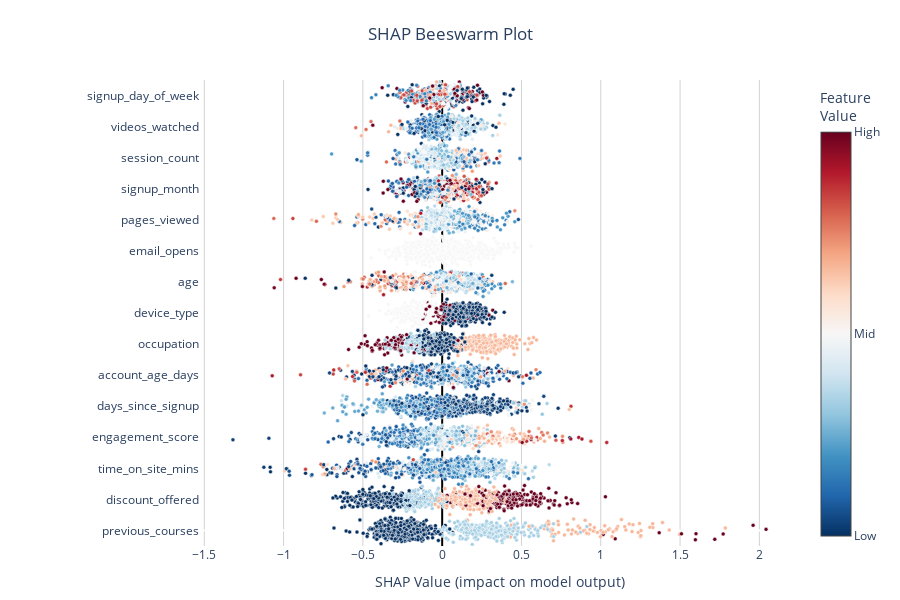

The notebook cell saved with this chart:
### Markdown cell above
---
## 2. Beeswarm Plot

**What it shows:** Distribution of SHAP values for each feature
- Color shows feature value (red=high, blue=low)
- Spread shows impact variability

**vs Native SHAP:** Similar, but ours is interactive Plotly

### Code cell
fig = interp.plot_beeswarm(top_n=15)
fig.show()

### Figure 1 — Plotly figure (JSON) as saved in the notebook; plotly's stock layout.template omitted (floating-point values rounded to 4 significant figures; data arrays with more than 128 entries replaced by an {"elided": "..."} marker saying what was removed)
{"data": [{"customdata": {"elided": "1000 int values"}, "hovertemplate": "<b>previous_courses</b><br>SHAP: %{x:.4f}<br>Value: %{customdata:.2f}<extra></extra>", "marker": {"color": {"elided": "1000 float values"}, "colorbar": {"ticktext": ["Low", "Mid", "High"], "tickvals": [0, 0.5, 1], "title": {"text": "Feature<br>Value"}}, "colorscale": [[0.0, "rgb(5,48,97)"], [0.1, "rgb(33,102,172)"], [0.2, "rgb(67,147,195)"], [0.3, "rgb(146,197,222)"], [0.4, "rgb(209,229,240)"], [0.5, "rgb(247,247,247)"], [0.6, "rgb(253,219,199)"], [0.7, "rgb(244,165,130)"], [0.8, "rgb(214,96,77)"], [0.9, "rgb(178,24,43)"], [1.0, "rgb(103,0,31)"]], "line": {"color": "white", "width": 0.5}, "showscale": true, "size": 4}, "mode": "markers", "name": "previous_courses", "showlegend": false, "type": "scatter", "x": {"elided": "1000 float values"}, "y": {"elided": "1000 float values"}}, {"customdata": {"elided": "1000 int values"}, "hovertemplate": "<b>discount_offered</b><br>SHAP: %{x:.4f}<br>Value: %{customdata:.2f}<extra></extra>", "marker": {"color": {"elided": "1000 float values"}, "colorbar": {"ticktext": ["Low", "Mid", "High"], "tickvals": [0, 0.5, 1], "title": {"text": "Feature<br>Value"}}, "colorscale": [[0.0, "rgb(5,48,97)"], [0.1, "rgb(33,102,172)"], [0.2, "rgb(67,147,195)"], [0.3, "rgb(146,197,222)"], [0.4, "rgb(209,229,240)"], [0.5, "rgb(247,247,247)"], [0.6, "rgb(253,219,199)"], [0.7, "rgb(244,165,130)"], [0.8, "rgb(214,96,77)"], [0.9, "rgb(178,24,43)"], [1.0, "rgb(103,0,31)"]], "line": {"color": "white", "width": 0.5}, "showscale": false, "size": 4}, "mode": "markers", "name": "discount_offered", "showlegend": false, "type": "scatter", "x": {"elided": "1000 float values"}, "y": {"elided": "1000 float values"}}, {"customdata": {"elided": "1000 float values"}, "hovertemplate": "<b>time_on_site_mins</b><br>SHAP: %{x:.4f}<br>Value: %{customdata:.2f}<extra></extra>", "marker": {"color": {"elided": "1000 float values"}, "colorbar": {"ticktext": ["Low", "Mid", "High"], "tickvals": [0, 0.5, 1], "title": {"text": "Feature<br>Value"}}, "colorscale": [[0.0, "rgb(5,48,97)"], [0.1, "rgb(33,102,172)"], [0.2, "rgb(67,147,195)"], [0.3, "rgb(146,197,222)"], [0.4, "rgb(209,229,240)"], [0.5, "rgb(247,247,247)"], [0.6, "rgb(253,219,199)"], [0.7, "rgb(244,165,130)"], [0.8, "rgb(214,96,77)"], [0.9, "rgb(178,24,43)"], [1.0, "rgb(103,0,31)"]], "line": {"color": "white", "width": 0.5}, "showscale": false, "size": 4}, "mode": "markers", "name": "time_on_site_mins", "showlegend": false, "type": "scatter", "x": {"elided": "1000 float values"}, "y": {"elided": "1000 float values"}}, {"customdata": {"elided": "1000 float values"}, "hovertemplate": "<b>engagement_score</b><br>SHAP: %{x:.4f}<br>Value: %{customdata:.2f}<extra></extra>", "marker": {"color": {"elided": "1000 float values"}, "colorbar": {"ticktext": ["Low", "Mid", "High"], "tickvals": [0, 0.5, 1], "title": {"text": "Feature<br>Value"}}, "colorscale": [[0.0, "rgb(5,48,97)"], [0.1, "rgb(33,102,172)"], [0.2, "rgb(67,147,195)"], [0.3, "rgb(146,197,222)"], [0.4, "rgb(209,229,240)"], [0.5, "rgb(247,247,247)"], [0.6, "rgb(253,219,199)"], [0.7, "rgb(244,165,130)"], [0.8, "rgb(214,96,77)"], [0.9, "rgb(178,24,43)"], [1.0, "rgb(103,0,31)"]], "line": {"color": "white", "width": 0.5}, "showscale": false, "size": 4}, "mode": "markers", "name": "engagement_score", "showlegend": false, "type": "scatter", "x": {"elided": "1000 float values"}, "y": {"elided": "1000 float values"}}, {"customdata": {"elided": "1000 int values"}, "hovertemplate": "<b>days_since_signup</b><br>SHAP: %{x:.4f}<br>Value: %{customdata:.2f}<extra></extra>", "marker": {"color": {"elided": "1000 float values"}, "colorbar": {"ticktext": ["Low", "Mid", "High"], "tickvals": [0, 0.5, 1], "title": {"text": "Feature<br>Value"}}, "colorscale": [[0.0, "rgb(5,48,97)"], [0.1, "rgb(33,102,172)"], [0.2, "rgb(67,147,195)"], [0.3, "rgb(146,197,222)"], [0.4, "rgb(209,229,240)"], [0.5, "rgb(247,247,247)"], [0.6, "rgb(253,219,199)"], [0.7, "rgb(244,165,130)"], [0.8, "rgb(214,96,77)"], [0.9, "rgb(178,24,43)"], [1.0, "rgb(103,0,31)"]], "line": {"color": "white", "width": 0.5}, "showscale": false, "size": 4}, "mode": "markers", "name": "days_since_signup", "showlegend": false, "type": "scatter", "x": {"elided": "1000 float values"}, "y": {"elided": "1000 float values"}}, {"customdata": {"elided": "1000 int values"}, "hovertemplate": "<b>account_age_days</b><br>SHAP: %{x:.4f}<br>Value: %{customdata:.2f}<extra></extra>", "marker": {"color": {"elided": "1000 float values"}, "colorbar": {"ticktext": ["Low", "Mid", "High"], "tickvals": [0, 0.5, 1], "title": {"text": "Feature<br>Value"}}, "colorscale": [[0.0, "rgb(5,48,97)"], [0.1, "rgb(33,102,172)"], [0.2, "rgb(67,147,195)"], [0.3, "rgb(146,197,222)"], [0.4, "rgb(209,229,240)"], [0.5, "rgb(247,247,247)"], [0.6, "rgb(253,219,199)"], [0.7, "rgb(244,165,130)"], [0.8, "rgb(214,96,77)"], [0.9, "rgb(178,24,43)"], [1.0, "rgb(103,0,31)"]], "line": {"color": "white", "width": 0.5}, "showscale": false, "size": 4}, "mode": "markers", "name": "account_age_days", "showlegend": false, "type": "scatter", "x": {"elided": "1000 float values"}, "y": {"elided": "1000 float values"}}, {"customdata": {"elided": "1000 int values"}, "hovertemplate": "<b>occupation</b><br>SHAP: %{x:.4f}<br>Value: %{customdata:.2f}<extra></extra>", "marker": {"color": {"elided": "1000 float values"}, "colorbar": {"ticktext": ["Low", "Mid", "High"], "tickvals": [0, 0.5, 1], "title": {"text": "Feature<br>Value"}}, "colorscale": [[0.0, "rgb(5,48,97)"], [0.1, "rgb(33,102,172)"], [0.2, "rgb(67,147,195)"], [0.3, "rgb(146,197,222)"], [0.4, "rgb(209,229,240)"], [0.5, "rgb(247,247,247)"], [0.6, "rgb(253,219,199)"], [0.7, "rgb(244,165,130)"], [0.8, "rgb(214,96,77)"], [0.9, "rgb(178,24,43)"], [1.0, "rgb(103,0,31)"]], "line": {"color": "white", "width": 0.5}, "showscale": false, "size": 4}, "mode": "markers", "name": "occupation", "showlegend": false, "type": "scatter", "x": {"elided": "1000 float values"}, "y": {"elided": "1000 float values"}}, {"customdata": {"elided": "1000 int values"}, "hovertemplate": "<b>device_type</b><br>SHAP: %{x:.4f}<br>Value: %{customdata:.2f}<extra></extra>", "marker": {"color": {"elided": "1000 float values"}, "colorbar": {"ticktext": ["Low", "Mid", "High"], "tickvals": [0, 0.5, 1], "title": {"text": "Feature<br>Value"}}, "colorscale": [[0.0, "rgb(5,48,97)"], [0.1, "rgb(33,102,172)"], [0.2, "rgb(67,147,195)"], [0.3, "rgb(146,197,222)"], [0.4, "rgb(209,229,240)"], [0.5, "rgb(247,247,247)"], [0.6, "rgb(253,219,199)"], [0.7, "rgb(244,165,130)"], [0.8, "rgb(214,96,77)"], [0.9, "rgb(178,24,43)"], [1.0, "rgb(103,0,31)"]], "line": {"color": "white", "width": 0.5}, "showscale": false, "size": 4}, "mode": "markers", "name": "device_type", "showlegend": false, "type": "scatter", "x": {"elided": "1000 float values"}, "y": {"elided": "1000 float values"}}, {"customdata": {"elided": "1000 int values"}, "hovertemplate": "<b>age</b><br>SHAP: %{x:.4f}<br>Value: %{customdata:.2f}<extra></extra>", "marker": {"color": {"elided": "1000 float values"}, "colorbar": {"ticktext": ["Low", "Mid", "High"], "tickvals": [0, 0.5, 1], "title": {"text": "Feature<br>Value"}}, "colorscale": [[0.0, "rgb(5,48,97)"], [0.1, "rgb(33,102,172)"], [0.2, "rgb(67,147,195)"], [0.3, "rgb(146,197,222)"], [0.4, "rgb(209,229,240)"], [0.5, "rgb(247,247,247)"], [0.6, "rgb(253,219,199)"], [0.7, "rgb(244,165,130)"], [0.8, "rgb(214,96,77)"], [0.9, "rgb(178,24,43)"], [1.0, "rgb(103,0,31)"]], "line": {"color": "white", "width": 0.5}, "showscale": false, "size": 4}, "mode": "markers", "name": "age", "showlegend": false, "type": "scatter", "x": {"elided": "1000 float values"}, "y": {"elided": "1000 float values"}}, {"customdata": {"elided": "1000 float values"}, "hovertemplate": "<b>email_opens</b><br>SHAP: %{x:.4f}<br>Value: %{customdata:.2f}<extra></extra>", "marker": {"color": {"elided": "1000 float values"}, "colorbar": {"ticktext": ["Low", "Mid", "High"], "tickvals": [0, 0.5, 1], "title": {"text": "Feature<br>Value"}}, "colorscale": [[0.0, "rgb(5,48,97)"], [0.1, "rgb(33,102,172)"], [0.2, "rgb(67,147,195)"], [0.3, "rgb(146,197,222)"], [0.4, "rgb(209,229,240)"], [0.5, "rgb(247,247,247)"], [0.6, "rgb(253,219,199)"], [0.7, "rgb(244,165,130)"], [0.8, "rgb(214,96,77)"], [0.9, "rgb(178,24,43)"], [1.0, "rgb(103,0,31)"]], "line": {"color": "white", "width": 0.5}, "showscale": false, "size": 4}, "mode": "markers", "name": "email_opens", "showlegend": false, "type": "scatter", "x": {"elided": "1000 float values"}, "y": {"elided": "1000 float values"}}, {"customdata": {"elided": "1000 int values"}, "hovertemplate": "<b>pages_viewed</b><br>SHAP: %{x:.4f}<br>Value: %{customdata:.2f}<extra></extra>", "marker": {"color": {"elided": "1000 float values"}, "colorbar": {"ticktext": ["Low", "Mid", "High"], "tickvals": [0, 0.5, 1], "title": {"text": "Feature<br>Value"}}, "colorscale": [[0.0, "rgb(5,48,97)"], [0.1, "rgb(33,102,172)"], [0.2, "rgb(67,147,195)"], [0.3, "rgb(146,197,222)"], [0.4, "rgb(209,229,240)"], [0.5, "rgb(247,247,247)"], [0.6, "rgb(253,219,199)"], [0.7, "rgb(244,165,130)"], [0.8, "rgb(214,96,77)"], [0.9, "rgb(178,24,43)"], [1.0, "rgb(103,0,31)"]], "line": {"color": "white", "width": 0.5}, "showscale": false, "size": 4}, "mode": "markers", "name": "pages_viewed", "showlegend": false, "type": "scatter", "x": {"elided": "1000 float values"}, "y": {"elided": "1000 float values"}}, {"customdata": {"elided": "1000 int values"}, "hovertemplate": "<b>signup_month</b><br>SHAP: %{x:.4f}<br>Value: %{customdata:.2f}<extra></extra>", "marker": {"color": {"elided": "1000 float values"}, "colorbar": {"ticktext": ["Low", "Mid", "High"], "tickvals": [0, 0.5, 1], "title": {"text": "Feature<br>Value"}}, "colorscale": [[0.0, "rgb(5,48,97)"], [0.1, "rgb(33,102,172)"], [0.2, "rgb(67,147,195)"], [0.3, "rgb(146,197,222)"], [0.4, "rgb(209,229,240)"], [0.5, "rgb(247,247,247)"], [0.6, "rgb(253,219,199)"], [0.7, "rgb(244,165,130)"], [0.8, "rgb(214,96,77)"], [0.9, "rgb(178,24,43)"], [1.0, "rgb(103,0,31)"]], "line": {"color": "white", "width": 0.5}, "showscale": false, "size": 4}, "mode": "markers", "name": "signup_month", "showlegend": false, "type": "scatter", "x": {"elided": "1000 float values"}, "y": {"elided": "1000 float values"}}, {"customdata": {"elided": "1000 int values"}, "hovertemplate": "<b>session_count</b><br>SHAP: %{x:.4f}<br>Value: %{customdata:.2f}<extra></extra>", "marker": {"color": {"elided": "1000 float values"}, "colorbar": {"ticktext": ["Low", "Mid", "High"], "tickvals": [0, 0.5, 1], "title": {"text": "Feature<br>Value"}}, "colorscale": [[0.0, "rgb(5,48,97)"], [0.1, "rgb(33,102,172)"], [0.2, "rgb(67,147,195)"], [0.3, "rgb(146,197,222)"], [0.4, "rgb(209,229,240)"], [0.5, "rgb(247,247,247)"], [0.6, "rgb(253,219,199)"], [0.7, "rgb(244,165,130)"], [0.8, "rgb(214,96,77)"], [0.9, "rgb(178,24,43)"], [1.0, "rgb(103,0,31)"]], "line": {"color": "white", "width": 0.5}, "showscale": false, "size": 4}, "mode": "markers", "name": "session_count", "showlegend": false, "type": "scatter", "x": {"elided": "1000 float values"}, "y": {"elided": "1000 float values"}}, {"customdata": {"elided": "1000 int values"}, "hovertemplate": "<b>videos_watched</b><br>SHAP: %{x:.4f}<br>Value: %{customdata:.2f}<extra></extra>", "marker": {"color": {"elided": "1000 float values"}, "colorbar": {"ticktext": ["Low", "Mid", "High"], "tickvals": [0, 0.5, 1], "title": {"text": "Feature<br>Value"}}, "colorscale": [[0.0, "rgb(5,48,97)"], [0.1, "rgb(33,102,172)"], [0.2, "rgb(67,147,195)"], [0.3, "rgb(146,197,222)"], [0.4, "rgb(209,229,240)"], [0.5, "rgb(247,247,247)"], [0.6, "rgb(253,219,199)"], [0.7, "rgb(244,165,130)"], [0.8, "rgb(214,96,77)"], [0.9, "rgb(178,24,43)"], [1.0, "rgb(103,0,31)"]], "line": {"color": "white", "width": 0.5}, "showscale": false, "size": 4}, "mode": "markers", "name": "videos_watched", "showlegend": false, "type": "scatter", "x": {"elided": "1000 float values"}, "y": {"elided": "1000 float values"}}, {"customdata": {"elided": "1000 int values"}, "hovertemplate": "<b>signup_day_of_week</b><br>SHAP: %{x:.4f}<br>Value: %{customdata:.2f}<extra></extra>", "marker": {"color": {"elided": "1000 float values"}, "colorbar": {"ticktext": ["Low", "Mid", "High"], "tickvals": [0, 0.5, 1], "title": {"text": "Feature<br>Value"}}, "colorscale": [[0.0, "rgb(5,48,97)"], [0.1, "rgb(33,102,172)"], [0.2, "rgb(67,147,195)"], [0.3, "rgb(146,197,222)"], [0.4, "rgb(209,229,240)"], [0.5, "rgb(247,247,247)"], [0.6, "rgb(253,219,199)"], [0.7, "rgb(244,165,130)"], [0.8, "rgb(214,96,77)"], [0.9, "rgb(178,24,43)"], [1.0, "rgb(103,0,31)"]], "line": {"color": "white", "width": 0.5}, "showscale": false, "size": 4}, "mode": "markers", "name": "signup_day_of_week", "showlegend": false, "type": "scatter", "x": {"elided": "1000 float values"}, "y": {"elided": "1000 float values"}}], "layout": {"height": 600, "hovermode": "closest", "margin": {"b": 50, "l": 200, "r": 50, "t": 80}, "plot_bgcolor": "white", "title": {"text": "SHAP Beeswarm Plot", "x": 0.5, "xanchor": "center"}, "xaxis": {"gridcolor": "lightgray", "gridwidth": 1, "showgrid": true, "title": {"text": "SHAP Value (impact on model output)"}, "zeroline": true, "zerolinecolor": "black", "zerolinewidth": 2}, "yaxis": {"range": [-0.5, 14.5], "showgrid": false, "tickmode": "array", "ticktext": ["previous_courses", "discount_offered", "time_on_site_mins", "engagement_score", "days_since_signup", "account_age_days", "occupation", "device_type", "age", "email_opens", "pages_viewed", "signup_month", "session_count", "videos_watched", "signup_day_of_week"], "tickvals": [0, 1, 2, 3, 4, 5, 6, 7, 8, 9, 10, 11, 12, 13, 14]}}}
